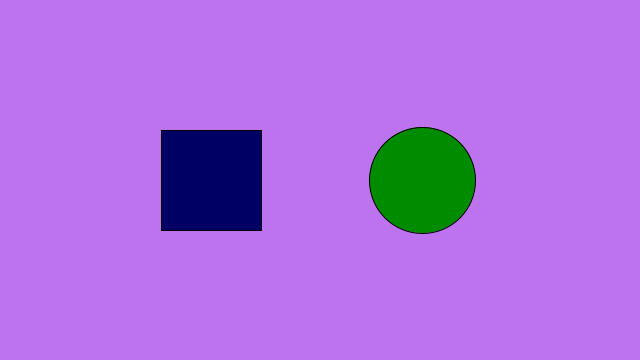
Frame 1 (no input)
Frame 60 (the mouse pressed at the canvas centre just before this capture): identical to frame 1, image omitted
Frame 120 (the mouse held since frame 60 and released just before this capture): identical to frame 1, image omitted

The Processing sketch that drew this single still picture (run headless with seeded random() and noise(); from frame 60 on, the mouse is pressed at the canvas centre):

// Processing sketch: processing_65075
// ── processing_65075.pde


// Pressing Control-R will render this sketch.
  
  
float rx, ry;    // rectangle x- and y-coordinate
float rd = 100;  // rectangle width
  
float ex, ey;    // ellipse x- and y-coordinate
float ed = 106;  // ellipse diameter
float d;

void setup() {
  size(640, 360);
  smooth();
   
  // Set the x- and y-coordinates for the rectangle
  rx = width * 0.33 - rd/2;
  ry = height * 0.5 - rd/2;
   
  // Set the x- and y-coordinates for the ellipse
  ex = width * 0.66;
  ey = height * 0.5;
}
  
void draw() {
  background(189, 115, 238);
  d = dist(mouseX, mouseY, ex, ey);
  
  if ((mousePressed == true) &&
      (mouseX > rx) && (mouseX < rx+rd) &&
      (mouseX > ry) && (mouseY < ry+rd)) {
      fill(60, 60, 255);
      } else if
      ((mouseX > rx) && (mouseX < rx+rd) &&
       (mouseY > ry) && (mouseY < ry+rd)) {
       fill(0, 0, 196);
       } else {
       fill(0, 0, 100);  
       }
       rect(rx, ry, rd, rd);
  
  if ((mousePressed == true) &&
      (d < ed/2)) {
      fill(60, 255, 60);
      } else if
      (d < ed/2) {
      fill(0, 196, 0);
      } else {
        fill(0, 140, 0);
      }
      ellipse(ex, ey, ed, ed);
}
